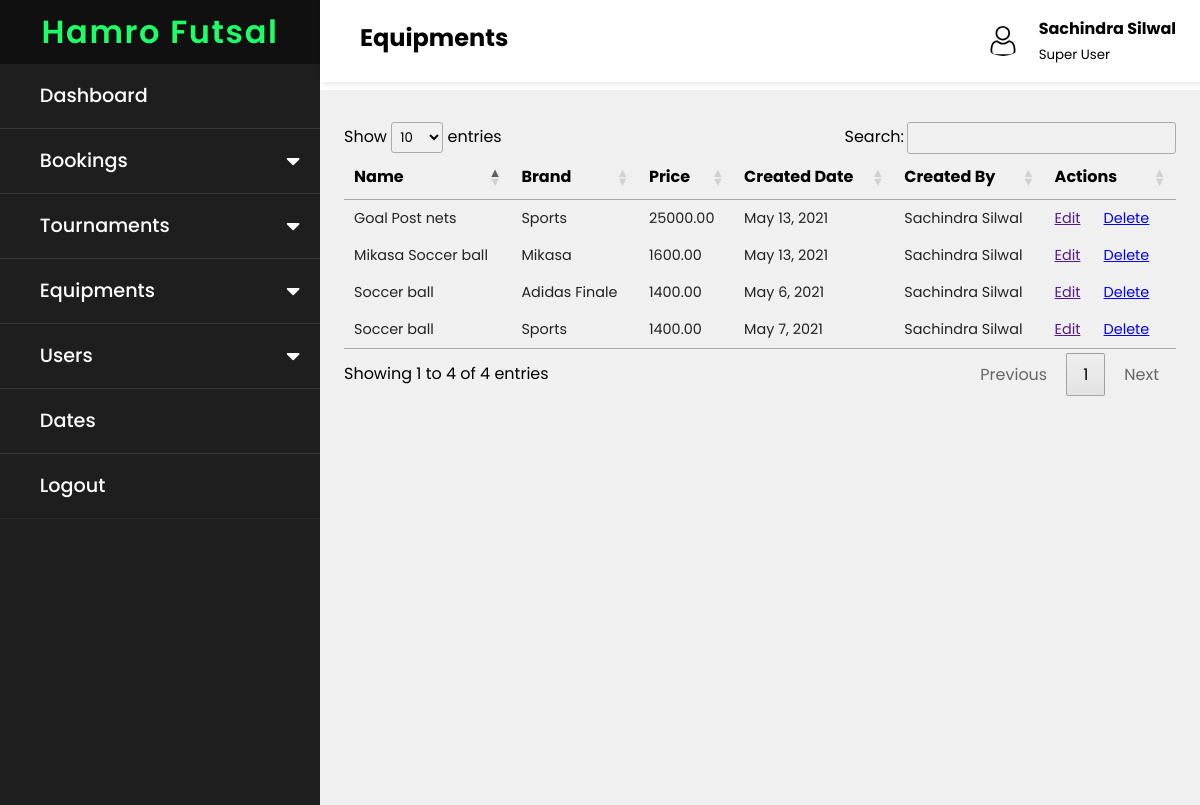
The app's page /equipments/manage (signed in) with its own data.
### equipments/models.py (models this page shows, shortened)
class Equipment(models.Model):
    name = models.CharField(max_length=200, null=True, blank=True)
    brand = models.CharField(max_length=200, null=True, blank=True)
    image = models.ImageField(null=True, blank=True)
    created_at = models.DateField(auto_now_add=True)
    price = models.DecimalField(
        max_digits=7, decimal_places=2, null=True, blank=True)
    user = models.ForeignKey(
        User, default=None, on_delete=models.CASCADE, null=True, blank=True)

### equipments/views.py (the view)
# urls.py: path('equipments/manage', views.manageEquipment, name='manage-equipments'),
@login_required(login_url="/login")
def manageEquipment(request):
    Equipments = Equipment.objects.all()
    context = {'equipment_list': Equipments}
    return render(request, "manage_equipments.html", context)

### templates/manage_equipments.html (shortened to what this page needs)
{% extends 'main_admin.html' %}
{% load static %}
{% block links %}
<link rel="stylesheet" type="text/css" href="https://cdn.datatables.net/1.10.24/css/jquery.dataTables.css">
{% endblock %}
{% block label %}
    Equipments
{% endblock%}
{% block content %}
<table class="table table-bordered" id="listtable">
    <thead>
        <tr>
            <th>Name</th>
            <th>Brand</th>
            <th>Price</th>
            <th>Created Date</th>
            <th>Created By</th>
            <th>Actions</th>
        </tr>
    </thead>
    <tbody>
        {% for equipments in equipment_list %}
            <tr>
                <td>{{ equipments.name }}</td>
                <td>{{ equipments.brand }}</td>
                <td>{{ equipments.price }}</td>
                <td>{{ equipments.created_at }}</td>
                <td>{{ equipments.user.first_name }} {{ equipments.user.last_name }}</td>
                <td><a href="">Edit</a>
                    &nbsp;&nbsp;&nbsp;&nbsp; <a
                        href="{{equipments.id}}">Delete</a></td>
            </tr>
        {% endfor %}
    </tbody>
</table>
{% endblock %}

### templates/main_admin.html (shortened to what this page needs)
{% load static %}
<!DOCTYPE html>
<html lang="en">
<head>
    <link rel="stylesheet" href="{% static '/css/main_admin.css' %}">
    <link rel="stylesheet" href="https://pro.fontawesome.com/releases/v5.10.0/css/all.css"/>
    {% block links %}
    {% endblock %}
</head>
<body>
    <nav class="sidebar">
        <div class="text"> Hamro Futsal </div>
            <ul>
                <li><a href="{% url 'dashboard' %}">Dashboard</a></li>
                <li><a href="#" class="book-btn">Bookings
                    <span class="fas fa-caret-down first"></span>
                </a>
                </li>
                <li><a href="#" class="tournament-btn">Tournaments
                    <span class="fas fa-caret-down second"></span>
                </a>
                </li>
                <li><a href="#" class="equipment-btn">Equipments
                    <span class="fas fa-caret-down third"></span>
                </a>
                </li>
                <li><a href="#" class="users-btn">Users
                    <span class="fas fa-caret-down fourth"></span>
                </a>
                </li>
                <li><a href="{% url 'date' %}">Dates</a></li>
                <li><a href="{% url 'logout' %}">Logout</a></li>
            </ul>
    </nav>
    <div class="main-content">
        <header>
            <h2>
                <label for="">
                    <span class="las la-bars"></span>
                </label>
                {% block label %}
                {% endblock%}
            </h2>
            <div class="user-wrapper">
                <img src="{% static 'images/user.svg' %}" width="40px" height="30px" alt="">
                <div>
                    <h4>{{request.user.first_name}} {{request.user.last_name}}</h4>
                    <small>Super User</small>
                </div>
            </div>
        </header>
        <main>
            {% block content %}
            {% endblock %}
        </main>
    </div>
</body>
</html>

### static/css/main_admin.css (style rules this page uses)
* { margin: 0px; padding: 0px; box-sizing: border-box; user-select: none; font-family: "Poppins", sans-serif; }
.sidebar { width: 20rem; position: fixed; background: #101010; left: 0; top: 0; height: 100%; z-index: 100; }
.sidebar .text { font-size: 2rem; font-weight: 600; line-height: 4rem; color: #1cff68; letter-spacing: 0.1rem; text-align: center; background: #101010; }
nav ul { background: #1e1e1e; width: 100%; height: 100%; list-style: none; }
nav ul li { line-height: 4rem; border-bottom: 1px solid rgba(255, 255, 255, 0.1); }
nav ul li:last-child { border-bottom: 1px solid rgba(255, 255, 255, 0.05); }
nav ul li a { position: relative; color: white; text-decoration: none; font-size: 1.2rem; display: block; width: 100%; font-weight: 500; border-left: 3px solid transparent; padding-left: 2.3rem; }
nav ul li a span { position: absolute; top: 50%; right: 20px; transform: translateY(-50%); font-size: 22px; transition: transform 0.4s; }
.main-content { margin-left: 20rem; }
header { background: #fff; display: flex; justify-content: space-between; padding: 1rem 1.5rem; box-shadow: 2px 2px 5px rgba(0, 0, 0, 0.1); position: fixed; left: 20rem; width: calc(100% - 20rem); top: 0; z-index: 100; }
header h2 { color: black; }
header label span { font-size: 1.7rem; padding-right: 1rem; }
.user-wrapper { display: flex; align-items: center; }
.user-wrapper h4 { color: black; }
.user-wrapper img { border-radius: 50%; margin-right: 1rem; }
.user-wrapper small { display: inline-block; color: black; margin-top: -10px !important; }
main { margin-top: 90px; padding: 2rem 1.5rem; background: #f0f0f0; min-height: calc(100vh - 85px); }
table { border-collapse: collapse; }
thead tr { border-top: 1px solid #f0f0f0; border-bottom: 1px solid #f0f0f0; color: black; }
td { padding: 0.5rem 1rem; font-size: 0.9rem; color: #222; }
th { color: black; }

### records on screen
Equipment: name "Soccer ball", brand "Adidas Finale", price "1400.00", created_at "May 6, 2021", user.first_name "Sachindra", user.last_name "Silwal"
Equipment: name "Soccer ball", brand "Sports", price "1400.00", created_at "May 7, 2021", user.first_name "Sachindra", user.last_name "Silwal"
Equipment: name "Goal Post nets", brand "Sports", price "25000.00", created_at "May 13, 2021", user.first_name "Sachindra", user.last_name "Silwal"
Equipment: name "Mikasa Soccer ball", brand "Mikasa", price "1600.00", created_at "May 13, 2021", user.first_name "Sachindra", user.last_name "Silwal"

### other values on screen
{{ request.user.first_name }} "Sachindra"
{{ request.user.last_name }} "Silwal"
